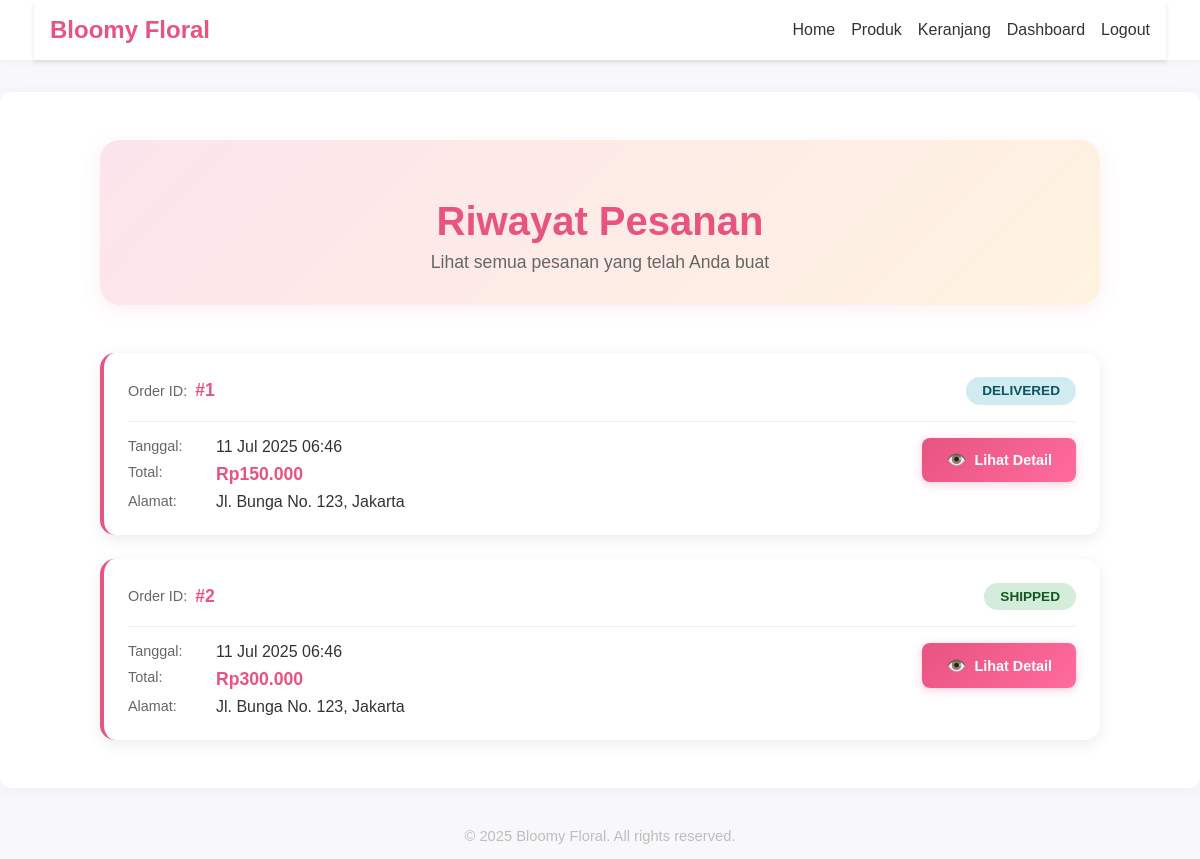
The app's page /pages/orders.php (signed in) with its own data.
### tables this page shows
CREATE TABLE IF NOT EXISTS orders (
    id INT AUTO_INCREMENT PRIMARY KEY,
    user_id INT,
    total DECIMAL(10,2) NOT NULL,
    status ENUM('pending', 'processing', 'shipped', 'delivered', 'cancelled') DEFAULT 'pending',
    tanggal TIMESTAMP DEFAULT CURRENT_TIMESTAMP,
    alamat_pengiriman TEXT,
    FOREIGN KEY (user_id) REFERENCES users(id)
);

### pages/orders.php (the view, shortened to what this page needs)
<?php include '../includes/header.php'; ?>
<?php include '../includes/db.php'; ?>
<div class="orders-container">
    <div class="orders-header">
        <h1>Riwayat Pesanan</h1>
        <p>Lihat semua pesanan yang telah Anda buat</p>
    </div>
    <div class="orders-content">
    <?php
    $user_id = $_SESSION['user_id'];
    $sql = "SELECT * FROM orders WHERE user_id=$user_id ORDER BY tanggal DESC";
    $result = mysqli_query($conn, $sql);
        if(mysqli_num_rows($result) > 0):
        ?>
            <div class="orders-grid">
                <?php while($row = mysqli_fetch_assoc($result)): ?>
                    <div class="order-card">
                        <div class="order-header">
                            <div class="order-id">
                                <span class="order-label">Order ID:</span>
                                <span class="order-number">#<?php echo $row['id']; ?></span>
                            </div>
                            <div class="order-status <?php echo strtolower($row['status']); ?>">
                                <?php echo $row['status']; ?>
                            </div>
                        </div>
                        <div class="order-details">
                            <div class="order-info">
                                <div class="info-item">
                                    <span class="info-label">Tanggal:</span>
                                    <span class="info-value"><?php echo date('d M Y H:i', strtotime($row['tanggal'])); ?></span>
                                </div>
                                <div class="info-item">
                                    <span class="info-label">Total:</span>
                                    <span class="info-value total-price">Rp<?php echo number_format($row['total'],0,',','.'); ?></span>
                                </div>
                                <div class="info-item">
                                    <span class="info-label">Alamat:</span>
                                    <span class="info-value address"><?php echo htmlspecialchars($row['alamat_pengiriman']); ?></span>
                                </div>
                            </div>
                            <div class="order-actions">
                                <a href="order_detail.php?id=<?php echo $row['id']; ?>" class="btn-view-detail">
                                    <span class="btn-icon">👁️</span>
                                    Lihat Detail
                                </a>
                            </div>
                        </div>
                    </div>
                <?php endwhile; ?>
            </div>
        <?php endif; ?>
    </div>
</div>
<?php include '../includes/footer.php'; ?>

### assets/css/style.css (style rules this page uses)
body, input, button, textarea { font-family: 'Montserrat', Arial, sans-serif; }
body { margin: 0; padding: 0; background: #f8f8fa; color: #222; }

### includes/header.php (style rules this page uses)
body { font-family: Arial, sans-serif; margin: 0; padding: 0; }

### pages/orders.php (style rules this page uses)
.orders-container { max-width: 1000px; margin: 0 auto; padding: 2rem; }
.orders-header { text-align: center; margin-bottom: 3rem; padding: 2rem; background: linear-gradient(135deg, #fce4ec 0%, #fff3e0 100%); border-radius: 20px; box-shadow: 0 4px 20px rgba(231,84,128,0.1); }
.orders-header h1 { color: #e75480; font-size: 2.5rem; margin-bottom: 0.5rem; font-weight: 600; }
.orders-header p { color: #666; font-size: 1.1rem; margin: 0; }
.orders-content { margin-top: 2rem; }
.orders-grid { display: flex; flex-direction: column; gap: 1.5rem; }
.order-card { background: #fff; border-radius: 15px; padding: 1.5rem; box-shadow: 0 4px 15px rgba(0,0,0,0.08); transition: all 0.3s ease; border-left: 4px solid #e75480; }
.order-header { display: flex; justify-content: space-between; align-items: center; margin-bottom: 1rem; padding-bottom: 1rem; border-bottom: 1px solid #f0f0f0; }
.order-id { display: flex; align-items: center; gap: 0.5rem; }
.order-label { color: #666; font-size: 0.9rem; }
.order-number { color: #e75480; font-weight: 700; font-size: 1.1rem; }
.order-status { padding: 0.4rem 1rem; border-radius: 20px; font-size: 0.85rem; font-weight: 600; text-transform: uppercase; }
.order-status.shipped { background: #d4edda; color: #155724; }
.order-status.delivered { background: #d1ecf1; color: #0c5460; }
.order-details { display: flex; justify-content: space-between; align-items: flex-start; gap: 1rem; }
.order-info { flex: 1; display: flex; flex-direction: column; gap: 0.5rem; }
.info-item { display: flex; align-items: flex-start; gap: 0.5rem; }
.info-label { color: #666; font-size: 0.9rem; min-width: 80px; }
.info-value { color: #333; font-weight: 500; }
.total-price { color: #e75480; font-weight: 700; font-size: 1.1rem; }
.address { max-width: 300px; word-wrap: break-word; }
.order-actions { display: flex; align-items: center; }
.btn-view-detail { background: linear-gradient(135deg, #e75480 0%, #ff6b9d 100%); color: #fff; padding: 0.8rem 1.5rem; border-radius: 8px; text-decoration: none; font-weight: 600; font-size: 0.9rem; transition: all 0.3s ease; display: flex; align-items: center; gap: 0.5rem; box-shadow: 0 2px 10px rgba(231,84,128,0.3); }
.btn-icon { font-size: 1rem; }

### records on screen
orders: id "1", status "DELIVERED", tanggal "11 Jul 2025 06:46", total "150.000", alamat_pengiriman "Jl. Bunga No. 123, Jakarta"
orders: id "2", status "SHIPPED", tanggal "11 Jul 2025 06:46", total "300.000", alamat_pengiriman "Jl. Bunga No. 123, Jakarta"
